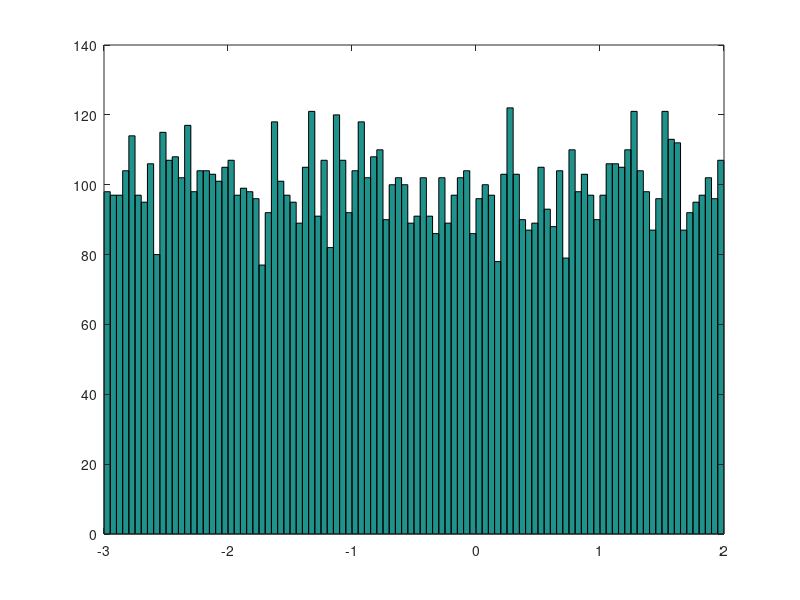

Reproduce this figure in MATLAB. (Note: this script raises an error after producing the figure.)
clear;
n = 10000;            % n is the number of the samples
X = [];               % X stores the sample outcomes
Sx2 = 0;              % Sx2 is the sum of sample variance

for i = 1:n
    X = [X 5*rand() - 3];   % Generate random number in [ - 3,2] and store in X
end

hist(X,100);

disp(['The sample mean is: ',num2str(sum(X)/n)]);

for i = 1:n
    Sx2 = Sx2 + (X(i) - sum(X)/n)^2;
end

disp(['The sample variance is: ',num2str(Sx2/(n - 1))]);

M = sort(bootstrp(n,@mean,X));
S = sort(bootstrp(n,@std,X));

% Get index of 2.5% point and 97.5% point
disp(['The bootstrap confidence interval for the sample mean is: [',num2str(M(round(n*0.025))),',',num2str(M(round(n*0.975))),']']);
disp(['The bootstrap confidence interval for the sample variance is: [',num2str(S(round(n*0.025))),',',num2str(S(round(n*0.975))),']']);
